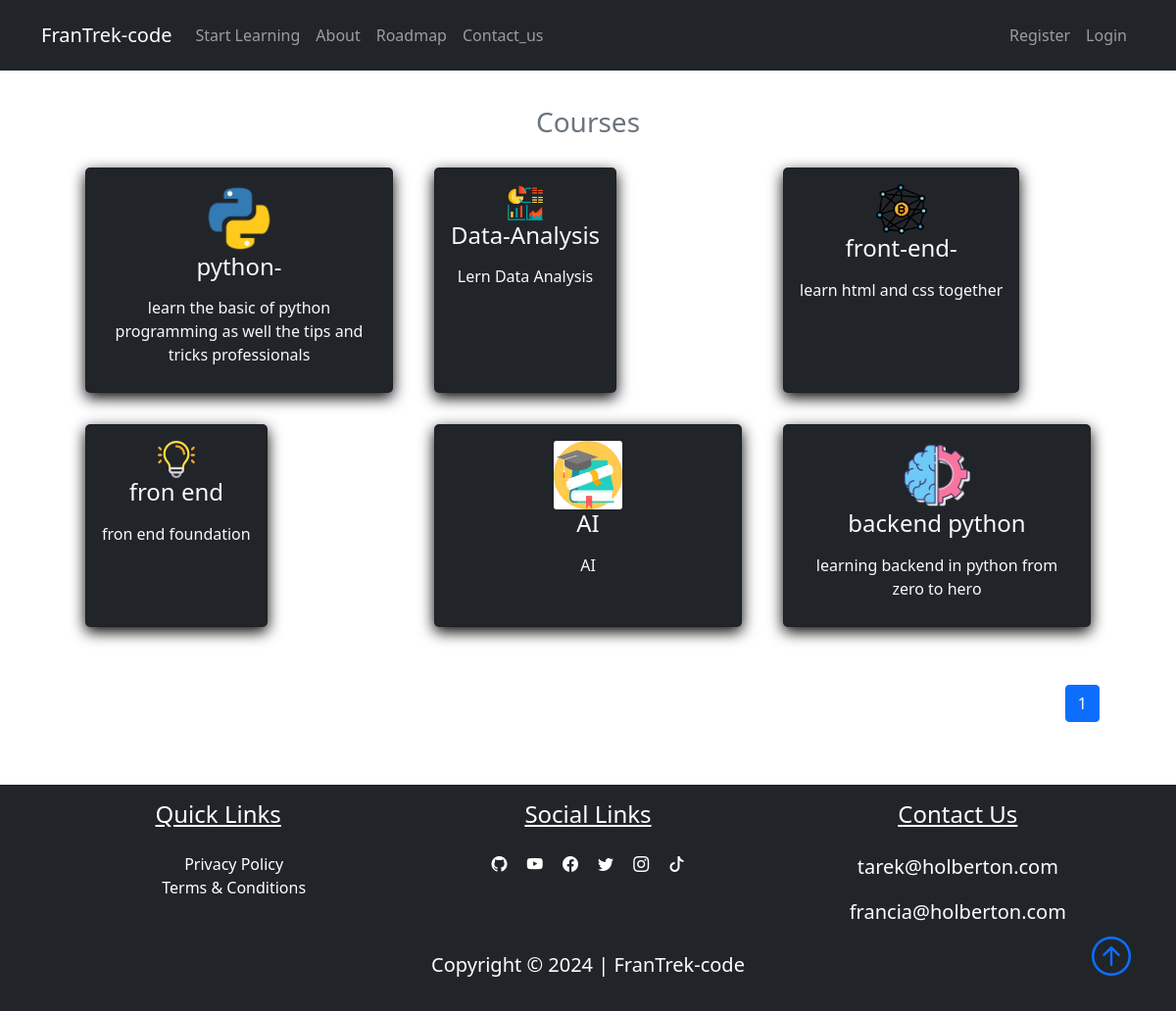
Screenshot of /courses with the database file from the repository.
### FranTrek/models.py (models this page shows, shortened)
class Course(db.Model):
    id = db.Column(db.Integer, primary_key=True)
    title = db.Column(db.String(50), unique=True, nullable=False)
    description = db.Column(db.String(150), nullable=False)
    icon = db.Column(db.String(20), nullable=False, default="default_icon.jpg")
    lessons = db.relationship("Lesson", backref="course_name", lazy=True)

### FranTrek/courses/routes.py (the view)
@courses_bp.route("/courses")
def courses():
    page = request.args.get("page", 1, type=int)
    courses = Course.query.paginate(page=page, per_page=6)
    return render_template("courses.html", title="Courses", courses=courses)

### FranTrek/templates/courses.html
{% extends "layout.html"%}
{% block content %}
<section class="bg-ligh">
    <div class="container p-5">
        <h3 class="text-center text-secondary" id='learn'>Courses</h3>
        <div class="row">
            {% for course in courses.items %}
            <div class="col-sm-12 col-md-6 col-lg-4 p-3 d-flex align-items-stretch">
                <a href="{{url_for('courses.course', course_title=course.title)}}" class="text-decoration-none">
                    <div class="card bg-dark text-light h-100">
                        <div class="card-body text-center">
                            <img src="{{url_for('static', filename='course_icons/'+course.icon)}}" alt=""
                                class="card-img w-25">
                            <h4 class="card-title mb-3">
                                {{course.title}}
                            </h4>
                            <p class="card-text">{{course.description}}</p>
                        </div>
                    </div>
                </a>
            </div>
            {% endfor %}
            <nav class="mt-5" aria-label="...">
                <ul class="pagination" style="display: flex; justify-content: flex-end">
                    {% for page_num in courses.iter_pages(left_edge=1, right_edge=1, left_current=1, right_current=2) %}
                    {% if page_num %}
                    {% if courses.page == page_num %}
                    <li class="page-item active">
                        <a href="{{url_for('courses.courses', page=page_num)}}" class="page-link">{{page_num}}</a>
                    </li>
                    {%else%}
                    <li class="page-item">
                        <a href="{{url_for('courses.courses', page=page_num)}}" class="page-link">{{page_num}}</a>
                    </li>
                    {%endif%}
                    {% else %}
                    ...
                    {% endif %}
                    {% endfor %}
                </ul>
            </nav>
        </div>
    </div>
</section>
{% endblock content %}

### FranTrek/static/main.css (style rules this page uses)
body::before { display: block; content: ''; height: 60px; }
.card { transition: 0.7s ease; box-shadow: 0 5px 15px rgba(1 1 1/ 15); border-radius: 5px; margin: 5px; }

### rows the page displays
Course: icon (picture), title "python-", description "learn the basic of python programming as well the tips and tricks professionals"
Course: icon (picture), title "Data-Analysis", description "Lern Data Analysis"
Course: icon (picture), title "front-end-", description "learn html and css together"
Course: icon (picture), title "fron end", description "fron end foundation"
Course: icon (placeholder picture), title "AI", description "AI"
Course: icon (picture), title "backend python", description "learning backend in python from zero to hero"

### other values shown
{{ page_num }} "1"
